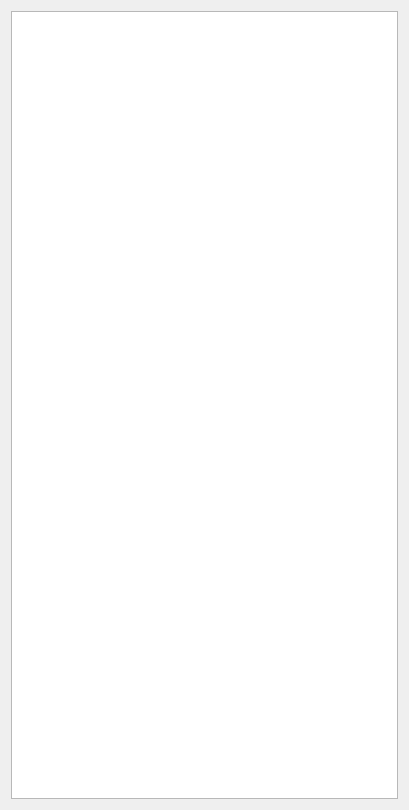
<?xml version="1.0" encoding="UTF-8"?>
<ui version="4.0">
 <class>SceneStatusWidget</class>
 <widget class="QWidget" name="SceneStatusWidget">
  <property name="geometry">
   <rect>
    <x>0</x>
    <y>0</y>
    <width>409</width>
    <height>810</height>
   </rect>
  </property>
  <property name="windowTitle">
   <string>Scene Status</string>
  </property>
  <layout class="QVBoxLayout" name="verticalLayout">
   <item>
    <widget class="QListWidget" name="sceneListWidget"/>
   </item>
  </layout>
 </widget>
 <resources/>
 <connections/>
</ui>
